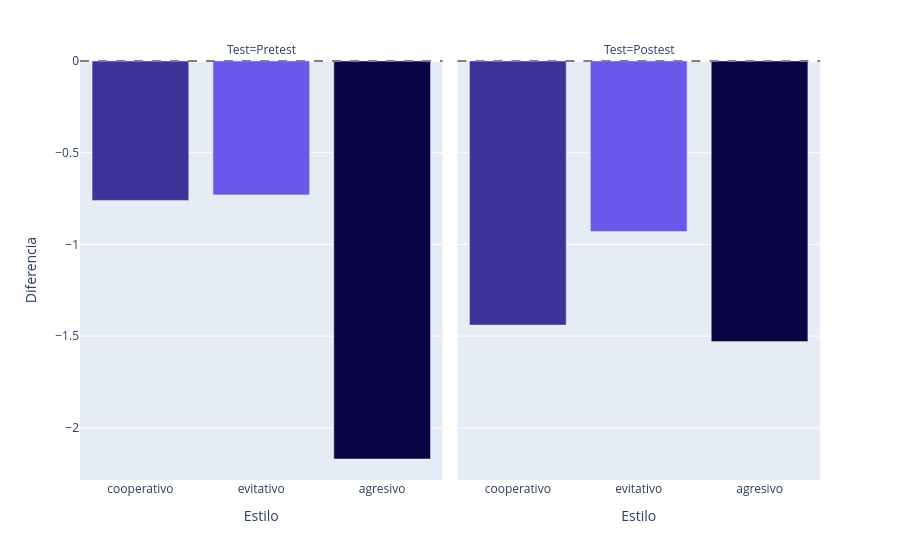

The code cell stored with this chart in its notebook:
### Code cell
fig = px.bar(
    tabla_diff_test,
    x='Estilo',
    y='Diferencia',
    color='Estilo',
    facet_col='Test',
    color_discrete_map=colores,
    category_orders={
        'Estilo': estilos.keys()
    }
)
fig.add_hline(y=0, line_dash='dash', line_color='gray')
fig.update_layout(showlegend=False)
fig.show()

### Figure 1 — Plotly figure (JSON) as saved in the notebook; plotly's stock layout.template omitted (floating-point values rounded to 4 significant figures)
{"data": [{"alignmentgroup": "True", "hovertemplate": "Estilo=%{x}<br>Test=Pretest<br>Diferencia=%{y}<extra></extra>", "legendgroup": "cooperativo", "marker": {"color": "#3E3298", "pattern": {"shape": ""}}, "name": "cooperativo", "offsetgroup": "cooperativo", "orientation": "v", "showlegend": true, "textposition": "auto", "type": "bar", "x": ["cooperativo"], "xaxis": "x", "y": [-0.76], "yaxis": "y"}, {"alignmentgroup": "True", "hovertemplate": "Estilo=%{x}<br>Test=Postest<br>Diferencia=%{y}<extra></extra>", "legendgroup": "cooperativo", "marker": {"color": "#3E3298", "pattern": {"shape": ""}}, "name": "cooperativo", "offsetgroup": "cooperativo", "orientation": "v", "showlegend": false, "textposition": "auto", "type": "bar", "x": ["cooperativo"], "xaxis": "x2", "y": [-1.44], "yaxis": "y2"}, {"alignmentgroup": "True", "hovertemplate": "Estilo=%{x}<br>Test=Pretest<br>Diferencia=%{y}<extra></extra>", "legendgroup": "evitativo", "marker": {"color": "#6958EA", "pattern": {"shape": ""}}, "name": "evitativo", "offsetgroup": "evitativo", "orientation": "v", "showlegend": true, "textposition": "auto", "type": "bar", "x": ["evitativo"], "xaxis": "x", "y": [-0.73], "yaxis": "y"}, {"alignmentgroup": "True", "hovertemplate": "Estilo=%{x}<br>Test=Postest<br>Diferencia=%{y}<extra></extra>", "legendgroup": "evitativo", "marker": {"color": "#6958EA", "pattern": {"shape": ""}}, "name": "evitativo", "offsetgroup": "evitativo", "orientation": "v", "showlegend": false, "textposition": "auto", "type": "bar", "x": ["evitativo"], "xaxis": "x2", "y": [-0.93], "yaxis": "y2"}, {"alignmentgroup": "True", "hovertemplate": "Estilo=%{x}<br>Test=Pretest<br>Diferencia=%{y}<extra></extra>", "legendgroup": "agresivo", "marker": {"color": "#0B0444", "pattern": {"shape": ""}}, "name": "agresivo", "offsetgroup": "agresivo", "orientation": "v", "showlegend": true, "textposition": "auto", "type": "bar", "x": ["agresivo"], "xaxis": "x", "y": [-2.17], "yaxis": "y"}, {"alignmentgroup": "True", "hovertemplate": "Estilo=%{x}<br>Test=Postest<br>Diferencia=%{y}<extra></extra>", "legendgroup": "agresivo", "marker": {"color": "#0B0444", "pattern": {"shape": ""}}, "name": "agresivo", "offsetgroup": "agresivo", "orientation": "v", "showlegend": false, "textposition": "auto", "type": "bar", "x": ["agresivo"], "xaxis": "x2", "y": [-1.53], "yaxis": "y2"}], "layout": {"annotations": [{"showarrow": false, "text": "Test=Pretest", "x": 0.245, "xanchor": "center", "xref": "paper", "y": 1, "yanchor": "bottom", "yref": "paper"}, {"showarrow": false, "text": "Test=Postest", "x": 0.755, "xanchor": "center", "xref": "paper", "y": 1, "yanchor": "bottom", "yref": "paper"}], "barmode": "relative", "legend": {"title": {"text": "Estilo"}, "tracegroupgap": 0}, "margin": {"t": 60}, "shapes": [{"line": {"color": "gray", "dash": "dash"}, "type": "line", "x0": 0, "x1": 1, "xref": "x domain", "y0": 0, "y1": 0, "yref": "y"}, {"line": {"color": "gray", "dash": "dash"}, "type": "line", "x0": 0, "x1": 1, "xref": "x2 domain", "y0": 0, "y1": 0, "yref": "y2"}], "showlegend": false, "xaxis": {"anchor": "y", "categoryarray": ["cooperativo", "evitativo", "agresivo"], "categoryorder": "array", "domain": [0, 0.49], "title": {"text": "Estilo"}}, "xaxis2": {"anchor": "y2", "categoryarray": ["cooperativo", "evitativo", "agresivo"], "categoryorder": "array", "domain": [0.51, 1], "matches": "x", "title": {"text": "Estilo"}}, "yaxis": {"anchor": "x", "domain": [0, 1], "title": {"text": "Diferencia"}}, "yaxis2": {"anchor": "x2", "domain": [0, 1], "matches": "y", "showticklabels": false}}}
